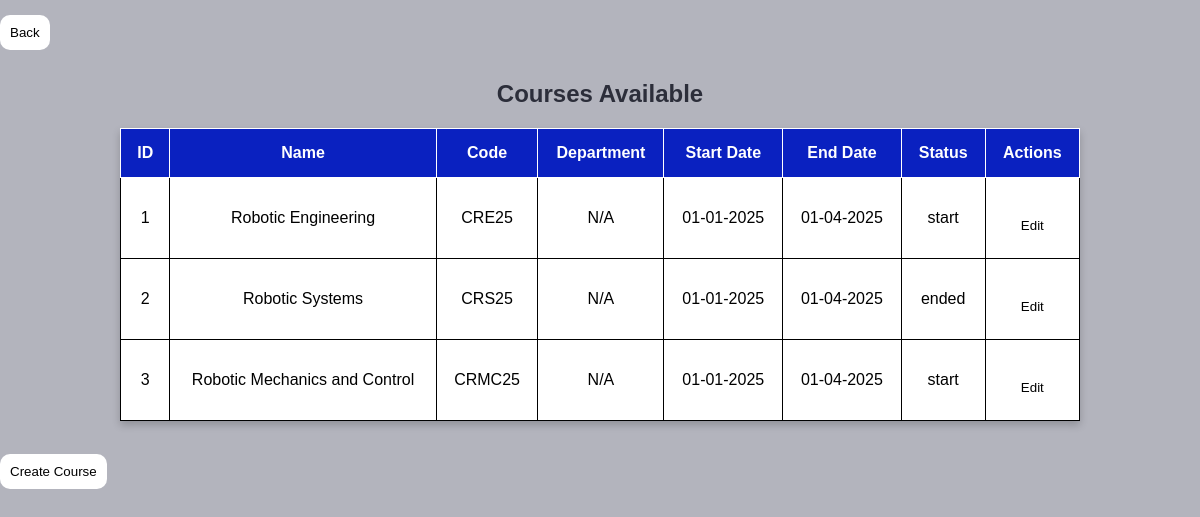
Before: /php/view_course.php (signed in) with the older database file.
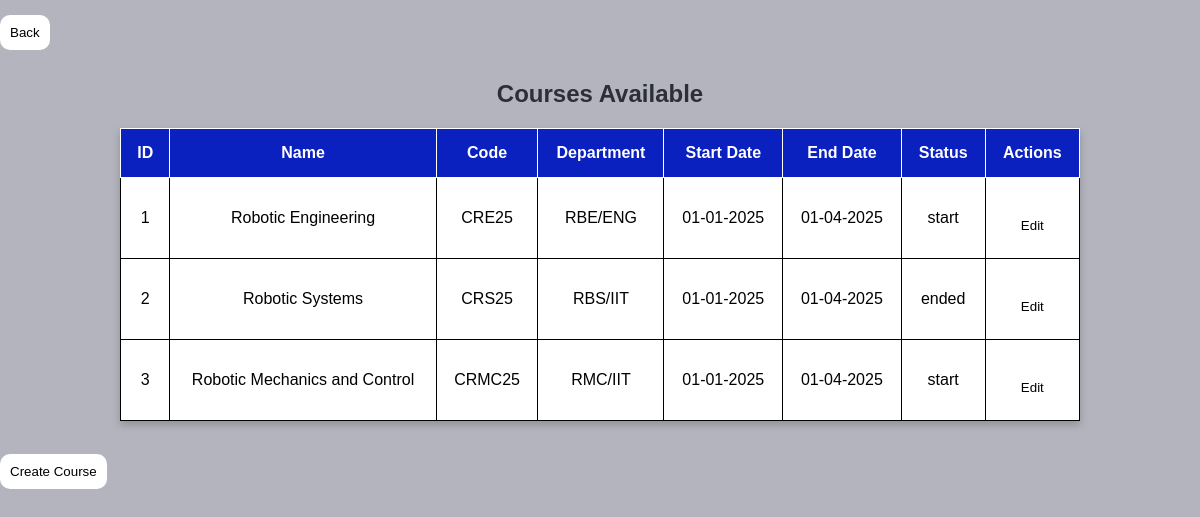
After: the same page with the newer database file.
### tables this page shows
CREATE TABLE `course` (
  `ID` int(11) NOT NULL,
  `NAME` varchar(50) DEFAULT NULL,
  `DEPARTMENT_NAME` varchar(50) DEFAULT NULL,
  `START_DATE` date DEFAULT NULL,
  `END_DATE` date DEFAULT NULL,
  `CODE` varchar(50) DEFAULT NULL,
  `status` enum('not-started','start','in-progress','ended') DEFAULT 'not-started'
);

CREATE TABLE `department` (
  `ID` int(11) NOT NULL,
  `NAME` varchar(50) DEFAULT NULL
);

### php/view_course.php (the view, shortened to what this page needs)
<?php
$conn = db_connect();
$sql = "SELECT course.ID, course.NAME, course.CODE, course.START_DATE, course.END_DATE,
               course.STATUS, department.NAME AS DEPARTMENT_NAME
        FROM course
        LEFT JOIN department ON course.DEPARTMENT_NAME = department.NAME";
$result = $conn->query($sql);
?>
<!DOCTYPE html>
<html>
<body>
<a href="admin_dashboard.php"><button>Back</button></a>
    <h2>Courses Available</h2>
    <table border="1">
        <tr>
            <th>ID</th>
            <th>Name</th>
            <th>Code</th>
            <th>Department</th>
            <th>Start Date</th>
            <th>End Date</th>
            <th>Status</th>
            <th>Actions</th>
        </tr>
        <?php while ($row = $result->fetch_assoc()): ?>
            <tr>
                <td><?= $row['ID'] ?></td>
                <td><?= htmlspecialchars($row['NAME']) ?></td>
                <td><?= htmlspecialchars($row['CODE']) ?></td>
                <td><?= isset($row['DEPARTMENT_NAME']) ? htmlspecialchars($row['DEPARTMENT_NAME']) : 'N/A' ?></td>
                <td>
                    <?= ($row['START_DATE'] !== '0000-00-00')
                        ? date("d-m-Y", strtotime($row['START_DATE']))
                        : 'N/A'; ?>
                </td>
                <td>
                    <?= ($row['END_DATE'] !== '0000-00-00')
                        ? date("d-m-Y", strtotime($row['END_DATE']))
                        : 'N/A'; ?>
                </td>
                <td>
                    <?= htmlspecialchars($row['STATUS']) ?></td>
                <td>
                    <a href="update1.php?id=<?= $row['ID'] ?>"><button>Edit</button></a>
                </td>
            </tr>
        <?php endwhile; ?>
    </table><br>
    <a href="create_course.php"><button>Create Course</button></a>
    <br></br>
</body>
</html>

### php/view_course.php (style rules this page uses)
* { margin: 0; box-sizing: border-box; font-family: sans-serif; }
body { margin-left: auto; margin-right: auto; justify-content: center; align-items: center; height: 100vh; background-color:#b3b4bd; background-size: cover; }
table { margin-left: auto; margin-right: auto; border-collapse: collapse; width: 80%; max-width: 1000px; background-color: #ffffff; box-shadow: 0 4px 8px rgba(0, 0, 0, 0.2); border: 1px solid; }
th, td { padding: 15px; text-align: center; border: 1px solid; }
th { background-color: #0a21c0; color: white; }
h2 { text-align: center; color: #2c2e3a; margin-top: 30px; margin-bottom: 20px; }
button { background: #fff; color: black; padding: 10px; border: 1px solid #2c2e3a; border-radius: 10px; cursor: pointer; margin-top: 15px; border: none; }

Changed rows visible on the page:
changed course "Robotic Engineering": department.NAME (not shown) → "RBE/ENG"; no longer shows "N/A"
changed course "Robotic Systems": department.NAME (not shown) → "RBS/IIT"; no longer shows "N/A"
changed course "Robotic Mechanics and Control": department.NAME (not shown) → "RMC/IIT"; no longer shows "N/A"
